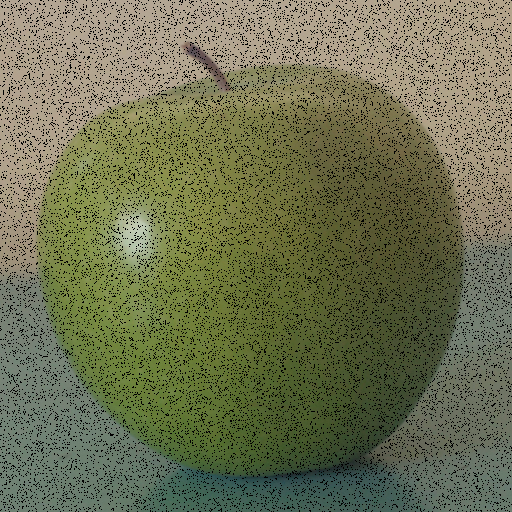
#> input picture Image Filtering/noisy.png, 512 x 512 px
$ python median_blur.py
#> lines starting #> are read from the running program, lines starting #| are printed output that depends on the picture
import numpy as np
import cv2

pic = cv2.imread('noisy.png')
#> pic is the input picture: shape (512, 512, 3); mean B, G, R 81.6, 113.4, 109.8

kernel = 3;

median = cv2.medianBlur(pic, kernel)
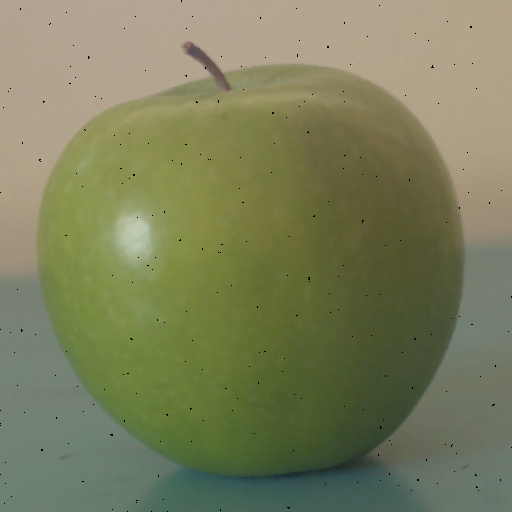
#> median: shape (512, 512, 3); mean B, G, R 91.1, 126.8, 122.6
#Median blur is used to remove the affect of noisy pixels from the image
#Noisy pixels appear as if salt is spread over the image
#In median blur technique the centre pixel is replaced by the median of the neighboring pixels

cv2.imwrite('median.jpg', median)
cv2.imshow('median', median)
cv2.waitKey(0)
cv2.destroyAllWindows()
